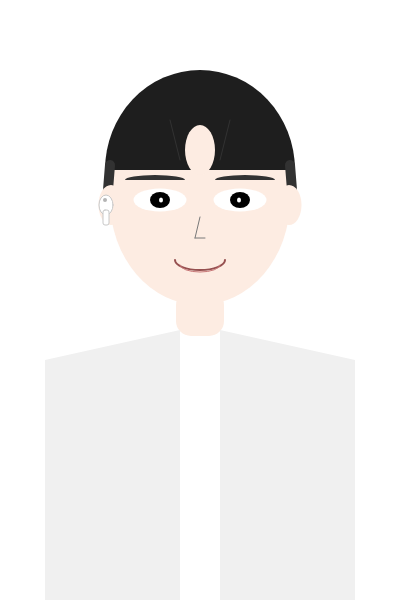
Frame 1 (no input)
Frame 60 (no input): identical to frame 1, image omitted
Frame 120 (the mouse pressed at the canvas centre since frame 60): identical to frame 1, image omitted

The p5.js sketch that drew this single still picture (run headless with seeded random() and noise() and a simulated clock; from frame 60 on, the mouse is pressed at the canvas centre):

// p5.js sketch
// ── sketch.js
function setup() {
  createCanvas(400, 600);
}
function draw() {
  background(255);
  noStroke();

  fill('#Fdece2'); //얼굴
  ellipse(200,200,180,210);
  
  fill(30); //머리
  arc(200, 170, 190, 200, PI, TWO_PI);
  fill('#FDECE2');
  ellipse(200, 150, 30, 50);
  stroke(50);
  strokeWeight(1);
  line(170, 120, 180, 160);
  line(230, 120, 220, 160);
  noStroke();
  
  stroke(50);
  strokeWeight(10);
  line(110,165,108,190);
  line(290, 165, 292, 190); 
  noStroke();
  
  fill(255); //눈 흰자
  ellipse(160, 200, 53, 23);
  ellipse(240, 200, 53, 23);

  fill(0); //검은자
  ellipse(160, 200, 20, 16);
  ellipse(240, 200, 20, 16);
  
  fill(50); //눈썹
  arc(155, 180, 60, 10, PI, TWO_PI);
  arc(245, 180, 60, 10, PI, TWO_PI);
  
  fill(255); //검은자 안에 흰색(하이라이트)
  ellipse(161, 200, 4, 5);
  ellipse(239, 200, 4, 5);
  
  stroke(120); //코
  strokeWeight(1);
  line(200, 217, 195, 238);
  line(195, 238, 205, 238);
  
  noFill(); //입
  stroke(150, 80, 80);
  strokeWeight(2);
  arc(200, 260, 50, 20, 0, PI);
  
  stroke(200, 120, 120); //아랫입술
  strokeWeight(1);
  arc(200, 265, 40, 14, 0, PI);

  noStroke(); //귀
  fill('#Fdece2');
  ellipse(111, 205, 25, 40);
  ellipse(289, 205, 25, 40);
  
  fill('#Fdece2'); //목
  rect(176, 290, 48, 46, 15);
  
  
  fill(240) //상체
  triangle(180, 330, 45, 360, 180, 360);   
  triangle(220, 330, 220, 360, 355, 360);  

  rect(45, 360, 135, 300);
  rect(220, 360, 135, 300);
  
  //에어팟(악세사리)
  fill(255);
  stroke(200);
  strokeWeight(1);
  ellipse(106, 205, 14, 20);
  rect(103, 210, 6, 15, 2);
  noStroke();
  fill(180);
  ellipse(105, 200, 4, 4);

}
